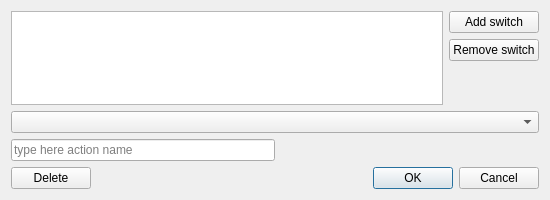
<?xml version="1.0" encoding="UTF-8"?>
<ui version="4.0">
 <class>Gecon::EventTriggerDialog</class>
 <widget class="QDialog" name="Gecon::EventTriggerDialog">
  <property name="geometry">
   <rect>
    <x>0</x>
    <y>0</y>
    <width>550</width>
    <height>200</height>
   </rect>
  </property>
  <property name="sizePolicy">
   <sizepolicy hsizetype="Preferred" vsizetype="Expanding">
    <horstretch>0</horstretch>
    <verstretch>0</verstretch>
   </sizepolicy>
  </property>
  <property name="minimumSize">
   <size>
    <width>550</width>
    <height>200</height>
   </size>
  </property>
  <property name="maximumSize">
   <size>
    <width>550</width>
    <height>200</height>
   </size>
  </property>
  <property name="windowTitle">
   <string>Dialog</string>
  </property>
  <layout class="QVBoxLayout" name="verticalLayout">
   <item>
    <widget class="QWidget" name="widget_2" native="true">
     <layout class="QHBoxLayout" name="horizontalLayout_2">
      <property name="margin">
       <number>0</number>
      </property>
      <item>
       <widget class="QTableView" name="switchList">
        <property name="sizePolicy">
         <sizepolicy hsizetype="Expanding" vsizetype="Preferred">
          <horstretch>0</horstretch>
          <verstretch>0</verstretch>
         </sizepolicy>
        </property>
        <property name="editTriggers">
         <set>QAbstractItemView::NoEditTriggers</set>
        </property>
        <property name="alternatingRowColors">
         <bool>false</bool>
        </property>
        <property name="selectionMode">
         <enum>QAbstractItemView::SingleSelection</enum>
        </property>
        <property name="selectionBehavior">
         <enum>QAbstractItemView::SelectRows</enum>
        </property>
        <property name="verticalScrollMode">
         <enum>QAbstractItemView::ScrollPerPixel</enum>
        </property>
        <property name="horizontalScrollMode">
         <enum>QAbstractItemView::ScrollPerPixel</enum>
        </property>
        <property name="showGrid">
         <bool>false</bool>
        </property>
        <property name="wordWrap">
         <bool>false</bool>
        </property>
        <attribute name="horizontalHeaderVisible">
         <bool>false</bool>
        </attribute>
        <attribute name="horizontalHeaderStretchLastSection">
         <bool>true</bool>
        </attribute>
        <attribute name="verticalHeaderVisible">
         <bool>false</bool>
        </attribute>
       </widget>
      </item>
      <item>
       <widget class="QWidget" name="widget_3" native="true">
        <layout class="QVBoxLayout" name="verticalLayout_2">
         <property name="margin">
          <number>0</number>
         </property>
         <item>
          <widget class="QPushButton" name="addSwitchButton">
           <property name="text">
            <string>Add switch</string>
           </property>
          </widget>
         </item>
         <item>
          <widget class="QPushButton" name="removeSwitchButton">
           <property name="text">
            <string>Remove switch</string>
           </property>
          </widget>
         </item>
         <item>
          <spacer name="verticalSpacer">
           <property name="orientation">
            <enum>Qt::Vertical</enum>
           </property>
           <property name="sizeHint" stdset="0">
            <size>
             <width>20</width>
             <height>40</height>
            </size>
           </property>
          </spacer>
         </item>
        </layout>
       </widget>
      </item>
     </layout>
    </widget>
   </item>
   <item>
    <widget class="QWidget" name="actionSettings" native="true">
     <property name="sizePolicy">
      <sizepolicy hsizetype="Preferred" vsizetype="Fixed">
       <horstretch>0</horstretch>
       <verstretch>0</verstretch>
      </sizepolicy>
     </property>
     <layout class="QHBoxLayout" name="actionSettingsLayout">
      <property name="margin">
       <number>0</number>
      </property>
      <item>
       <widget class="QComboBox" name="action"/>
      </item>
     </layout>
    </widget>
   </item>
   <item>
    <widget class="QWidget" name="widget" native="true">
     <property name="sizePolicy">
      <sizepolicy hsizetype="Preferred" vsizetype="Fixed">
       <horstretch>0</horstretch>
       <verstretch>0</verstretch>
      </sizepolicy>
     </property>
     <layout class="QHBoxLayout" name="horizontalLayout">
      <property name="margin">
       <number>0</number>
      </property>
      <item>
       <widget class="QLineEdit" name="actionName">
        <property name="placeholderText">
         <string>type here action name</string>
        </property>
       </widget>
      </item>
      <item>
       <spacer name="horizontalSpacer">
        <property name="orientation">
         <enum>Qt::Horizontal</enum>
        </property>
        <property name="sizeHint" stdset="0">
         <size>
          <width>40</width>
          <height>20</height>
         </size>
        </property>
       </spacer>
      </item>
     </layout>
    </widget>
   </item>
   <item>
    <widget class="QWidget" name="widget_5" native="true">
     <layout class="QHBoxLayout" name="horizontalLayout_4">
      <property name="margin">
       <number>0</number>
      </property>
      <item>
       <widget class="QPushButton" name="deleteButton">
        <property name="text">
         <string>Delete</string>
        </property>
       </widget>
      </item>
      <item>
       <widget class="QDialogButtonBox" name="buttonBox">
        <property name="orientation">
         <enum>Qt::Horizontal</enum>
        </property>
        <property name="standardButtons">
         <set>QDialogButtonBox::Cancel|QDialogButtonBox::Ok</set>
        </property>
       </widget>
      </item>
     </layout>
    </widget>
   </item>
  </layout>
 </widget>
 <resources/>
 <connections>
  <connection>
   <sender>buttonBox</sender>
   <signal>accepted()</signal>
   <receiver>Gecon::EventTriggerDialog</receiver>
   <slot>accept()</slot>
   <hints>
    <hint type="sourcelabel">
     <x>318</x>
     <y>178</y>
    </hint>
    <hint type="destinationlabel">
     <x>157</x>
     <y>199</y>
    </hint>
   </hints>
  </connection>
  <connection>
   <sender>buttonBox</sender>
   <signal>rejected()</signal>
   <receiver>Gecon::EventTriggerDialog</receiver>
   <slot>reject()</slot>
   <hints>
    <hint type="sourcelabel">
     <x>386</x>
     <y>184</y>
    </hint>
    <hint type="destinationlabel">
     <x>286</x>
     <y>199</y>
    </hint>
   </hints>
  </connection>
 </connections>
</ui>
